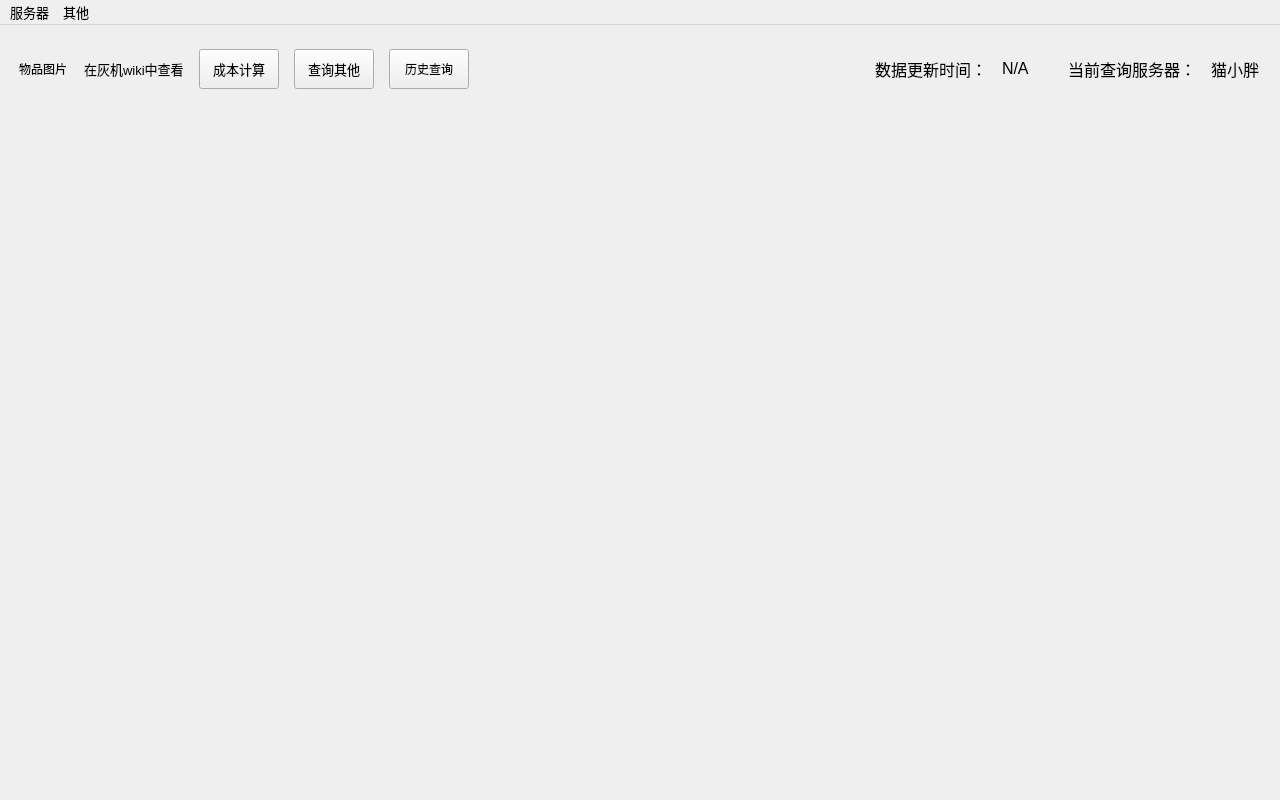
<?xml version="1.0" encoding="UTF-8"?>
<ui version="4.0">
 <class>mainWindow</class>
 <widget class="QMainWindow" name="mainWindow">
  <property name="enabled">
   <bool>true</bool>
  </property>
  <property name="geometry">
   <rect>
    <x>0</x>
    <y>0</y>
    <width>1280</width>
    <height>800</height>
   </rect>
  </property>
  <property name="sizePolicy">
   <sizepolicy hsizetype="Preferred" vsizetype="Preferred">
    <horstretch>0</horstretch>
    <verstretch>0</verstretch>
   </sizepolicy>
  </property>
  <property name="minimumSize">
   <size>
    <width>900</width>
    <height>600</height>
   </size>
  </property>
  <property name="windowTitle">
   <string>猴面雀 - FF14市场查询工具</string>
  </property>
  <widget class="QWidget" name="centralwidget">
   <layout class="QGridLayout" name="gridLayout" rowstretch="1,20" rowminimumheight="30,0">
    <property name="leftMargin">
     <number>10</number>
    </property>
    <property name="topMargin">
     <number>10</number>
    </property>
    <property name="rightMargin">
     <number>10</number>
    </property>
    <property name="bottomMargin">
     <number>10</number>
    </property>
    <item row="0" column="0">
     <widget class="QWidget" name="status_bar" native="true">
      <property name="sizePolicy">
       <sizepolicy hsizetype="Minimum" vsizetype="Minimum">
        <horstretch>0</horstretch>
        <verstretch>0</verstretch>
       </sizepolicy>
      </property>
      <property name="maximumSize">
       <size>
        <width>16777215</width>
        <height>70</height>
       </size>
      </property>
      <layout class="QGridLayout" name="gridLayout_3">
       <item row="0" column="0">
        <layout class="QHBoxLayout" name="horizontalLayout" stretch="0,0,0,0,0,10,1,2,1">
         <property name="spacing">
          <number>15</number>
         </property>
         <property name="sizeConstraint">
          <enum>QLayout::SetFixedSize</enum>
         </property>
         <property name="leftMargin">
          <number>0</number>
         </property>
         <item>
          <widget class="QLabel" name="item_icon">
           <property name="sizePolicy">
            <sizepolicy hsizetype="Fixed" vsizetype="Fixed">
             <horstretch>0</horstretch>
             <verstretch>0</verstretch>
            </sizepolicy>
           </property>
           <property name="minimumSize">
            <size>
             <width>50</width>
             <height>50</height>
            </size>
           </property>
           <property name="maximumSize">
            <size>
             <width>50</width>
             <height>50</height>
            </size>
           </property>
           <property name="baseSize">
            <size>
             <width>0</width>
             <height>0</height>
            </size>
           </property>
           <property name="text">
            <string>物品图片 </string>
           </property>
          </widget>
         </item>
         <item>
          <widget class="QLabel" name="jump_to_wiki">
           <property name="font">
            <font>
             <family>Arial</family>
             <pointsize>10</pointsize>
            </font>
           </property>
           <property name="text">
            <string>在灰机wiki中查看</string>
           </property>
          </widget>
         </item>
         <item>
          <widget class="QPushButton" name="show_cost">
           <property name="enabled">
            <bool>true</bool>
           </property>
           <property name="sizePolicy">
            <sizepolicy hsizetype="Maximum" vsizetype="Maximum">
             <horstretch>0</horstretch>
             <verstretch>0</verstretch>
            </sizepolicy>
           </property>
           <property name="minimumSize">
            <size>
             <width>80</width>
             <height>40</height>
            </size>
           </property>
           <property name="maximumSize">
            <size>
             <width>16777215</width>
             <height>16777215</height>
            </size>
           </property>
           <property name="font">
            <font>
             <family>Arial</family>
             <pointsize>10</pointsize>
            </font>
           </property>
           <property name="text">
            <string>成本计算</string>
           </property>
          </widget>
         </item>
         <item>
          <widget class="QPushButton" name="back_query">
           <property name="minimumSize">
            <size>
             <width>80</width>
             <height>40</height>
            </size>
           </property>
           <property name="font">
            <font>
             <family>Arial</family>
             <pointsize>10</pointsize>
            </font>
           </property>
           <property name="text">
            <string>查询其他</string>
           </property>
          </widget>
         </item>
         <item>
          <widget class="QPushButton" name="query_history">
           <property name="minimumSize">
            <size>
             <width>80</width>
             <height>40</height>
            </size>
           </property>
           <property name="text">
            <string>历史查询</string>
           </property>
          </widget>
         </item>
         <item alignment="Qt::AlignRight">
          <widget class="QLabel" name="show_text_uptime">
           <property name="sizePolicy">
            <sizepolicy hsizetype="Fixed" vsizetype="Fixed">
             <horstretch>1</horstretch>
             <verstretch>1</verstretch>
            </sizepolicy>
           </property>
           <property name="font">
            <font>
             <family>Arial</family>
             <pointsize>12</pointsize>
            </font>
           </property>
           <property name="text">
            <string>数据更新时间：</string>
           </property>
          </widget>
         </item>
         <item alignment="Qt::AlignLeft">
          <widget class="QLabel" name="show_update_time">
           <property name="sizePolicy">
            <sizepolicy hsizetype="Fixed" vsizetype="Fixed">
             <horstretch>1</horstretch>
             <verstretch>1</verstretch>
            </sizepolicy>
           </property>
           <property name="minimumSize">
            <size>
             <width>0</width>
             <height>0</height>
            </size>
           </property>
           <property name="font">
            <font>
             <family>Arial</family>
             <pointsize>12</pointsize>
            </font>
           </property>
           <property name="text">
            <string>N/A</string>
           </property>
          </widget>
         </item>
         <item alignment="Qt::AlignRight">
          <widget class="QLabel" name="show_text_server">
           <property name="sizePolicy">
            <sizepolicy hsizetype="Fixed" vsizetype="Fixed">
             <horstretch>1</horstretch>
             <verstretch>1</verstretch>
            </sizepolicy>
           </property>
           <property name="font">
            <font>
             <family>Arial</family>
             <pointsize>12</pointsize>
            </font>
           </property>
           <property name="text">
            <string>当前查询服务器：</string>
           </property>
          </widget>
         </item>
         <item alignment="Qt::AlignLeft">
          <widget class="QLabel" name="show_server">
           <property name="sizePolicy">
            <sizepolicy hsizetype="Fixed" vsizetype="Fixed">
             <horstretch>1</horstretch>
             <verstretch>1</verstretch>
            </sizepolicy>
           </property>
           <property name="font">
            <font>
             <family>Arial</family>
             <pointsize>12</pointsize>
            </font>
           </property>
           <property name="text">
            <string>猫小胖</string>
           </property>
          </widget>
         </item>
        </layout>
       </item>
      </layout>
     </widget>
    </item>
    <item row="1" column="0">
     <layout class="QGridLayout" name="show_data_area">
      <item row="0" column="0">
       <widget class="QStackedWidget" name="show_data_box">
        <property name="currentIndex">
         <number>3</number>
        </property>
        <widget class="QWidget" name="query_item"/>
        <widget class="QWidget" name="select_item"/>
        <widget class="QWidget" name="show_price"/>
        <widget class="QWidget" name="show_craft"/>
        <widget class="QWidget" name="loading_ui"/>
       </widget>
      </item>
     </layout>
    </item>
   </layout>
  </widget>
  <widget class="QMenuBar" name="menubar">
   <property name="geometry">
    <rect>
     <x>0</x>
     <y>0</y>
     <width>1280</width>
     <height>22</height>
    </rect>
   </property>
   <property name="font">
    <font>
     <pointsize>10</pointsize>
    </font>
   </property>
   <widget class="QMenu" name="server">
    <property name="font">
     <font>
      <pointsize>10</pointsize>
     </font>
    </property>
    <property name="title">
     <string>服务器</string>
    </property>
    <widget class="QMenu" name="server_luxingniao">
     <property name="font">
      <font>
       <family>Arial</family>
       <pointsize>10</pointsize>
      </font>
     </property>
     <property name="title">
      <string>陆行鸟</string>
     </property>
     <addaction name="select_server_luxingniao"/>
     <addaction name="select_server_hongyuhai"/>
     <addaction name="select_server_shenyizhidi"/>
     <addaction name="select_server_lanuoxiya"/>
     <addaction name="select_server_huanyignqundao"/>
     <addaction name="select_server_mengyachi"/>
     <addaction name="select_server_yuzhouheyin"/>
     <addaction name="select_server_woxianxiran"/>
     <addaction name="select_server_chenxiwangzuo"/>
    </widget>
    <widget class="QMenu" name="server_moguli">
     <property name="title">
      <string>莫古力</string>
     </property>
     <addaction name="select_server_moguli"/>
     <addaction name="select_server_baiyinxiang"/>
     <addaction name="select_server_baijinhuanxiang"/>
     <addaction name="select_server_shenquanhen"/>
     <addaction name="select_server_chaofengting"/>
     <addaction name="select_server_lvrenzhanqiao"/>
     <addaction name="select_server_fuxiaozhijian"/>
     <addaction name="select_server_longchaoshendian"/>
     <addaction name="select_server_mengyubaojing"/>
    </widget>
    <widget class="QMenu" name="server_maoxiaopang">
     <property name="title">
      <string>猫小胖</string>
     </property>
     <addaction name="select_server_maoxiaopang"/>
     <addaction name="select_server_zishuizhanqiao"/>
     <addaction name="select_server_yanxia"/>
     <addaction name="select_server_jingyuzhuagnyuan"/>
     <addaction name="select_server_moduna"/>
     <addaction name="select_server_haimaochawu"/>
     <addaction name="select_server_roufenghaiwan"/>
     <addaction name="select_server_hupoyuan"/>
    </widget>
    <widget class="QMenu" name="server_doudouchai">
     <property name="title">
      <string>豆豆柴</string>
     </property>
     <addaction name="select_server_doudouchai"/>
     <addaction name="select_server_shuijingta"/>
     <addaction name="select_server_yinleihu"/>
     <addaction name="select_server_taiyanghaian"/>
     <addaction name="select_server_yixiujiade"/>
     <addaction name="select_server_hongchachuan"/>
    </widget>
    <addaction name="select_server_china"/>
    <addaction name="server_luxingniao"/>
    <addaction name="server_moguli"/>
    <addaction name="server_maoxiaopang"/>
    <addaction name="server_doudouchai"/>
   </widget>
   <widget class="QMenu" name="other">
    <property name="font">
     <font>
      <family>Arial</family>
      <pointsize>10</pointsize>
     </font>
    </property>
    <property name="title">
     <string>其他</string>
    </property>
    <addaction name="use_static_file"/>
    <addaction name="filter_item"/>
    <addaction name="check_update"/>
   </widget>
   <addaction name="server"/>
   <addaction name="other"/>
  </widget>
  <action name="select_server_china">
   <property name="enabled">
    <bool>true</bool>
   </property>
   <property name="text">
    <string>国服</string>
   </property>
   <property name="font">
    <font>
     <family>Arial</family>
     <pointsize>10</pointsize>
    </font>
   </property>
  </action>
  <action name="select_server_hongyuhai">
   <property name="enabled">
    <bool>true</bool>
   </property>
   <property name="text">
    <string>红玉海</string>
   </property>
   <property name="font">
    <font>
     <family>Arial</family>
     <pointsize>10</pointsize>
    </font>
   </property>
  </action>
  <action name="select_server_shenyizhidi">
   <property name="text">
    <string>神意之地</string>
   </property>
   <property name="font">
    <font>
     <family>Arial</family>
     <pointsize>10</pointsize>
    </font>
   </property>
  </action>
  <action name="select_server_lanuoxiya">
   <property name="text">
    <string>拉诺西亚</string>
   </property>
   <property name="font">
    <font>
     <family>Arial</family>
     <pointsize>10</pointsize>
    </font>
   </property>
  </action>
  <action name="select_server_huanyignqundao">
   <property name="text">
    <string>幻影群岛</string>
   </property>
   <property name="font">
    <font>
     <family>Arial</family>
     <pointsize>10</pointsize>
    </font>
   </property>
  </action>
  <action name="select_server_mengyachi">
   <property name="text">
    <string>萌芽池</string>
   </property>
   <property name="font">
    <font>
     <family>Arial</family>
     <pointsize>10</pointsize>
    </font>
   </property>
  </action>
  <action name="select_server_yuzhouheyin">
   <property name="text">
    <string>宇宙和音</string>
   </property>
   <property name="font">
    <font>
     <family>Arial</family>
     <pointsize>10</pointsize>
    </font>
   </property>
  </action>
  <action name="select_server_woxianxiran">
   <property name="text">
    <string>沃仙曦染</string>
   </property>
   <property name="font">
    <font>
     <family>Arial</family>
     <pointsize>10</pointsize>
    </font>
   </property>
  </action>
  <action name="select_server_chenxiwangzuo">
   <property name="text">
    <string>晨曦王座</string>
   </property>
   <property name="font">
    <font>
     <family>Arial</family>
     <pointsize>10</pointsize>
    </font>
   </property>
  </action>
  <action name="select_server_baiyinxiang">
   <property name="text">
    <string>白银乡</string>
   </property>
   <property name="font">
    <font>
     <family>Arial</family>
     <pointsize>10</pointsize>
    </font>
   </property>
  </action>
  <action name="select_server_baijinhuanxiang">
   <property name="text">
    <string>白金幻象</string>
   </property>
   <property name="font">
    <font>
     <family>Arial</family>
     <pointsize>10</pointsize>
    </font>
   </property>
  </action>
  <action name="select_server_shenquanhen">
   <property name="text">
    <string>神拳痕</string>
   </property>
   <property name="font">
    <font>
     <family>Arial</family>
     <pointsize>10</pointsize>
    </font>
   </property>
  </action>
  <action name="select_server_chaofengting">
   <property name="text">
    <string>潮风亭</string>
   </property>
   <property name="font">
    <font>
     <family>Arial</family>
     <pointsize>10</pointsize>
    </font>
   </property>
  </action>
  <action name="select_server_lvrenzhanqiao">
   <property name="text">
    <string>旅人栈桥</string>
   </property>
   <property name="font">
    <font>
     <family>Arial</family>
     <pointsize>10</pointsize>
    </font>
   </property>
  </action>
  <action name="select_server_fuxiaozhijian">
   <property name="text">
    <string>拂晓之间</string>
   </property>
   <property name="font">
    <font>
     <family>Arial</family>
     <pointsize>10</pointsize>
    </font>
   </property>
  </action>
  <action name="select_server_longchaoshendian">
   <property name="text">
    <string>龙巢神殿</string>
   </property>
   <property name="font">
    <font>
     <family>Arial</family>
     <pointsize>10</pointsize>
    </font>
   </property>
  </action>
  <action name="select_server_mengyubaojing">
   <property name="text">
    <string>梦羽宝境</string>
   </property>
   <property name="font">
    <font>
     <family>Arial</family>
     <pointsize>10</pointsize>
    </font>
   </property>
  </action>
  <action name="select_server_zishuizhanqiao">
   <property name="text">
    <string>紫水栈桥</string>
   </property>
   <property name="font">
    <font>
     <family>Arial</family>
     <pointsize>10</pointsize>
    </font>
   </property>
  </action>
  <action name="select_server_yanxia">
   <property name="text">
    <string>延夏</string>
   </property>
   <property name="font">
    <font>
     <family>Arial</family>
     <pointsize>10</pointsize>
    </font>
   </property>
  </action>
  <action name="select_server_jingyuzhuagnyuan">
   <property name="text">
    <string>静语庄园</string>
   </property>
   <property name="font">
    <font>
     <family>Arial</family>
     <pointsize>10</pointsize>
    </font>
   </property>
  </action>
  <action name="select_server_moduna">
   <property name="text">
    <string>摩杜纳</string>
   </property>
   <property name="font">
    <font>
     <family>Arial</family>
     <pointsize>10</pointsize>
    </font>
   </property>
  </action>
  <action name="select_server_haimaochawu">
   <property name="text">
    <string>海猫茶屋</string>
   </property>
   <property name="font">
    <font>
     <family>Arial</family>
     <pointsize>10</pointsize>
    </font>
   </property>
  </action>
  <action name="select_server_roufenghaiwan">
   <property name="text">
    <string>柔风海湾</string>
   </property>
   <property name="font">
    <font>
     <family>Arial</family>
     <pointsize>10</pointsize>
    </font>
   </property>
  </action>
  <action name="select_server_hupoyuan">
   <property name="text">
    <string>琥珀原</string>
   </property>
   <property name="font">
    <font>
     <family>Arial</family>
     <pointsize>10</pointsize>
    </font>
   </property>
  </action>
  <action name="select_server_shuijingta">
   <property name="text">
    <string>水晶塔</string>
   </property>
   <property name="toolTip">
    <string>水晶塔</string>
   </property>
   <property name="font">
    <font>
     <family>Arial</family>
     <pointsize>10</pointsize>
    </font>
   </property>
  </action>
  <action name="select_server_yinleihu">
   <property name="text">
    <string>银泪湖</string>
   </property>
   <property name="toolTip">
    <string>银泪湖</string>
   </property>
   <property name="font">
    <font>
     <family>Arial</family>
     <pointsize>10</pointsize>
    </font>
   </property>
  </action>
  <action name="select_server_taiyanghaian">
   <property name="text">
    <string>太阳海岸</string>
   </property>
   <property name="toolTip">
    <string>太阳海岸</string>
   </property>
   <property name="font">
    <font>
     <family>Arial</family>
     <pointsize>10</pointsize>
    </font>
   </property>
  </action>
  <action name="select_server_yixiujiade">
   <property name="text">
    <string>伊修加德</string>
   </property>
   <property name="toolTip">
    <string>伊修加德</string>
   </property>
   <property name="font">
    <font>
     <family>Arial</family>
     <pointsize>10</pointsize>
    </font>
   </property>
  </action>
  <action name="select_server_hongchachuan">
   <property name="text">
    <string>红茶川</string>
   </property>
   <property name="toolTip">
    <string>红茶川</string>
   </property>
   <property name="font">
    <font>
     <family>Arial</family>
     <pointsize>10</pointsize>
    </font>
   </property>
  </action>
  <action name="select_server_luxingniao">
   <property name="text">
    <string>陆行鸟(全区服)</string>
   </property>
   <property name="font">
    <font>
     <family>Arial</family>
     <pointsize>10</pointsize>
    </font>
   </property>
  </action>
  <action name="select_server_moguli">
   <property name="text">
    <string>莫古力(全区服)</string>
   </property>
   <property name="font">
    <font>
     <family>Arial</family>
     <pointsize>10</pointsize>
    </font>
   </property>
  </action>
  <action name="select_server_maoxiaopang">
   <property name="text">
    <string>猫小胖(全区服)</string>
   </property>
   <property name="font">
    <font>
     <family>Arial</family>
     <pointsize>10</pointsize>
    </font>
   </property>
  </action>
  <action name="select_server_doudouchai">
   <property name="text">
    <string>豆豆柴(全区服)</string>
   </property>
   <property name="font">
    <font>
     <family>Arial</family>
     <pointsize>10</pointsize>
    </font>
   </property>
  </action>
  <action name="use_static_file">
   <property name="checkable">
    <bool>true</bool>
   </property>
   <property name="checked">
    <bool>true</bool>
   </property>
   <property name="enabled">
    <bool>true</bool>
   </property>
   <property name="text">
    <string>使用静态资源加速</string>
   </property>
   <property name="font">
    <font>
     <family>Arial</family>
     <pointsize>10</pointsize>
    </font>
   </property>
  </action>
  <action name="filter_item">
   <property name="checkable">
    <bool>true</bool>
   </property>
   <property name="checked">
    <bool>true</bool>
   </property>
   <property name="text">
    <string>过滤不可在市场出售的物品</string>
   </property>
   <property name="font">
    <font>
     <family>Arial</family>
     <pointsize>10</pointsize>
    </font>
   </property>
  </action>
  <action name="check_update">
   <property name="text">
    <string>关于</string>
   </property>
   <property name="font">
    <font>
     <family>Arial</family>
     <pointsize>10</pointsize>
    </font>
   </property>
  </action>
 </widget>
 <resources/>
 <connections/>
</ui>
